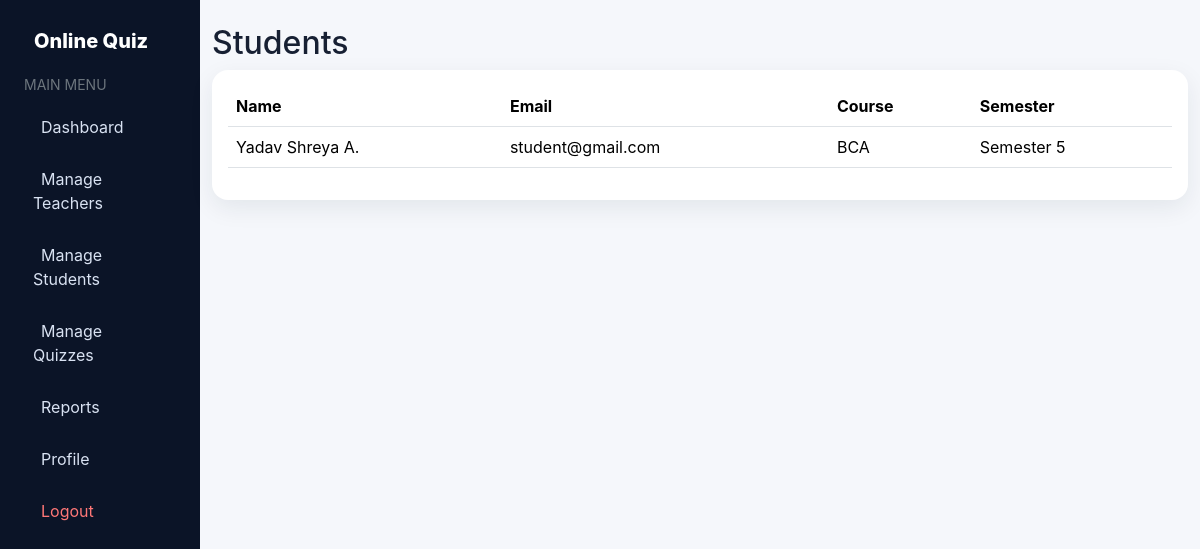
Page /students.php (signed in) on the committed database.
### tables this page shows
CREATE TABLE IF NOT EXISTS student (
    id INT AUTO_INCREMENT PRIMARY KEY,
    name VARCHAR(100) NOT NULL,
    email VARCHAR(150) NOT NULL UNIQUE,
    password VARCHAR(255) NOT NULL,
    course VARCHAR(100) DEFAULT '',
    semester VARCHAR(50) DEFAULT ''
);

### db.php (called while the page is built, shortened)
<?php
function e($v) {
    return htmlspecialchars((string)$v, ENT_QUOTES, "UTF-8");
}
?>

### students.php (the view)
<?php require_once "../db.php";require_role("Admin");$r=$conn->query("SELECT * FROM student ORDER BY id DESC");?><!doctype html><html><head><meta charset="utf-8"><meta name="viewport" content="width=device-width,initial-scale=1"><title>Students</title><link href="https://cdn.jsdelivr.net/npm/bootstrap@5.3.3/dist/css/bootstrap.min.css" rel="stylesheet"><link href="../assets/style.css" rel="stylesheet"></head><body><div class="container-fluid"><div class="row"><div class="col-lg-2 p-0"><?php include "../partials/admin_sidebar.php";?></div><main class="col-lg-10"><div class="py-4"><h2>Students</h2><div class="card panel-card"><div class="card-body table-responsive"><table class="table"><thead><tr><th>Name</th><th>Email</th><th>Course</th><th>Semester</th></tr></thead><tbody><?php while($u=$r->fetch_assoc()):?><tr><td><?=e($u["name"])?></td><td><?=e($u["email"])?></td><td><?=e($u["course"])?></td><td><?=e($u["semester"])?></td></tr><?php endwhile;?></tbody></table></div></div></div></main></div></div></body></html>

### style.css (style rules this page uses)
* { box-sizing:border-box }
body { font-family:Inter,system-ui,-apple-system,BlinkMacSystemFont,"Segoe UI",sans-serif;background:#f5f7fb;color:#172033 }
.stat-card,.panel-card,.feature-card { border:0;border-radius:16px;box-shadow:0 8px 25px rgba(18,32,56,.08) }
.table thead th { white-space:nowrap }

### rows in the picture
student: name "Yadav Shreya A.", email "student@gmail.com", course "BCA", semester "Semester 5"
